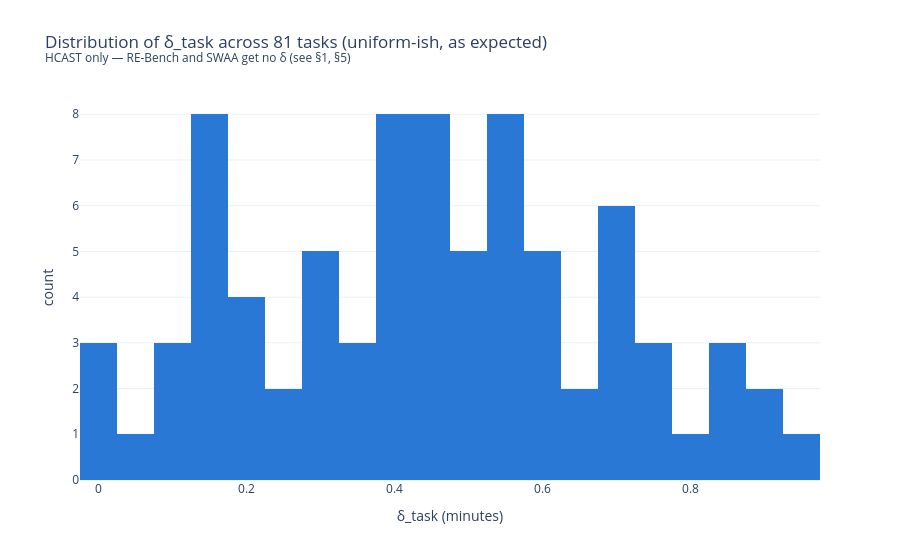

The code cell stored with this chart in its notebook:
### Markdown cell above
## 4. Solving for δ_task

The bracket guarantees (by continuity and monotonicity of δ ↦ gmean(t+δ)) a **unique**
δ_task ∈ [0,1) with `gmean(t + δ_task) = human_minutes`. For single-baseliner tasks it
is simply the fractional part of `human_minutes`.

δ_task is a *shared per-task* sub-minute offset, i.e. an imputation: the true per-run
residuals are unrecoverable, and constant-δ is one of infinitely many completions
consistent with the official aggregate. It is, however, the canonical
minimal-assumption choice, and it reproduces every official `human_minutes` **exactly**.

### Code cell
def solve_delta(times_floored: np.ndarray, target: float) -> float:
    log_gmean_gap = lambda d: np.log(stats.gmean(times_floored + d)) - np.log(target)
    if log_gmean_gap(1e-9) >= 0:      # already exact (within float noise) at delta=0
        return 0.0
    return brentq(log_gmean_gap, 1e-9, 1.0, xtol=1e-12)

def delta_by_task_of(successful_hcast_runs: pd.DataFrame) -> pd.DataFrame:
    return (
        successful_hcast_runs.groupby("task_id")
        .apply(
            lambda d: solve_delta(d["minutes_floored"].to_numpy(), d["human_minutes"].iloc[0]),
            include_groups=False,
        )
        .rename("delta_task")
        .reset_index()
    )

delta_by_task = delta_by_task_of(successful_hcast_baseline_runs)
successful_hcast_runs_with_delta = successful_hcast_baseline_runs.merge(
    delta_by_task, on="task_id"
)
reconstruction_ratio_by_task = (
    successful_hcast_runs_with_delta.groupby("task_id")
    .apply(
        lambda d: stats.gmean(d["minutes_floored"] + d["delta_task"]) / d["human_minutes"].iloc[0],
        include_groups=False,
    )
)
print(f"δ solved for {len(delta_by_task)} tasks | max |gmean(t+δ)/human_minutes − 1| = "
      f"{np.abs(reconstruction_ratio_by_task - 1).max():.2e}")

fig = px.histogram(
    delta_by_task, x="delta_task", nbins=40,
    color_discrete_sequence=[TASK_SOURCE_COLORS["HCAST"]],
    title=(f"Distribution of δ_task across {len(delta_by_task)} tasks (uniform-ish, as expected)"
           "<br><sup>HCAST only — RE-Bench and SWAA get no δ (see §1, §5)</sup>"),
    labels={"delta_task": "δ_task (minutes)"},
)
fig.update_layout(margin=dict(t=95))
fig.write_image(FIGURES / "delta_distribution.png", width=750, height=470, scale=2)
show(fig)

### Figure 1 — Plotly figure (JSON) as saved in the notebook; plotly's stock layout.template omitted (floating-point values rounded to 4 significant figures)
{"data": [{"bingroup": "x", "hovertemplate": "δ_task (minutes)=%{x}<br>count=%{y}<extra></extra>", "legendgroup": "", "marker": {"color": "#2a78d6", "pattern": {"shape": ""}}, "name": "", "nbinsx": 40, "orientation": "v", "showlegend": false, "type": "histogram", "x": [0.018, 0.1249, 0.6127, 0.579, 0.512, 0.131, 0.043, 0.278, 0.719, 0.873, 0.5889, 0.1406, 0.4717, 0.1545, 0.3908, 0.5517, 0.457, 0.8449, 0.1691, 0.2255, 0.3305, 0.3261, 0.5096, 0.435, 0.776, 0.631, 0.7243, 0.3245, 0.4409, 0.6005, 0.3907, 0.7402, 0.3863, 0.525, 0.1424, 0.547, 0.4257, 0.4498, 0.7177, 0.3007, 0.08773, 0.2194, 0.2831, 0.5463, 0.392, 0.8656, 0.14, 0.3751, 0.6837, 0.1864, 0.7238, 0.0, 0.877, 0.604, 0.1575, 0.954, 0.102, 0.517, 0.152, 0.924, 0.44, 0.4541, 0.5337, 0.7639, 0.7026, 0.5696, 0.5104, 0.276, 0.5138, 0.4184, 0.3483, 0.7713, 0.0, 0.5656, 0.3916, 0.256, 0.1783, 0.6269, 0.1967, 0.3881, 0.5392], "xaxis": "x", "yaxis": "y"}], "layout": {"barmode": "relative", "legend": {"tracegroupgap": 0}, "margin": {"t": 95}, "title": {"text": "Distribution of δ_task across 81 tasks (uniform-ish, as expected)<br><sup>HCAST only — RE-Bench and SWAA get no δ (see §1, §5)</sup>"}, "xaxis": {"anchor": "y", "domain": [0.0, 1.0], "title": {"text": "δ_task (minutes)"}}, "yaxis": {"anchor": "x", "domain": [0.0, 1.0], "title": {"text": "count"}}}}
